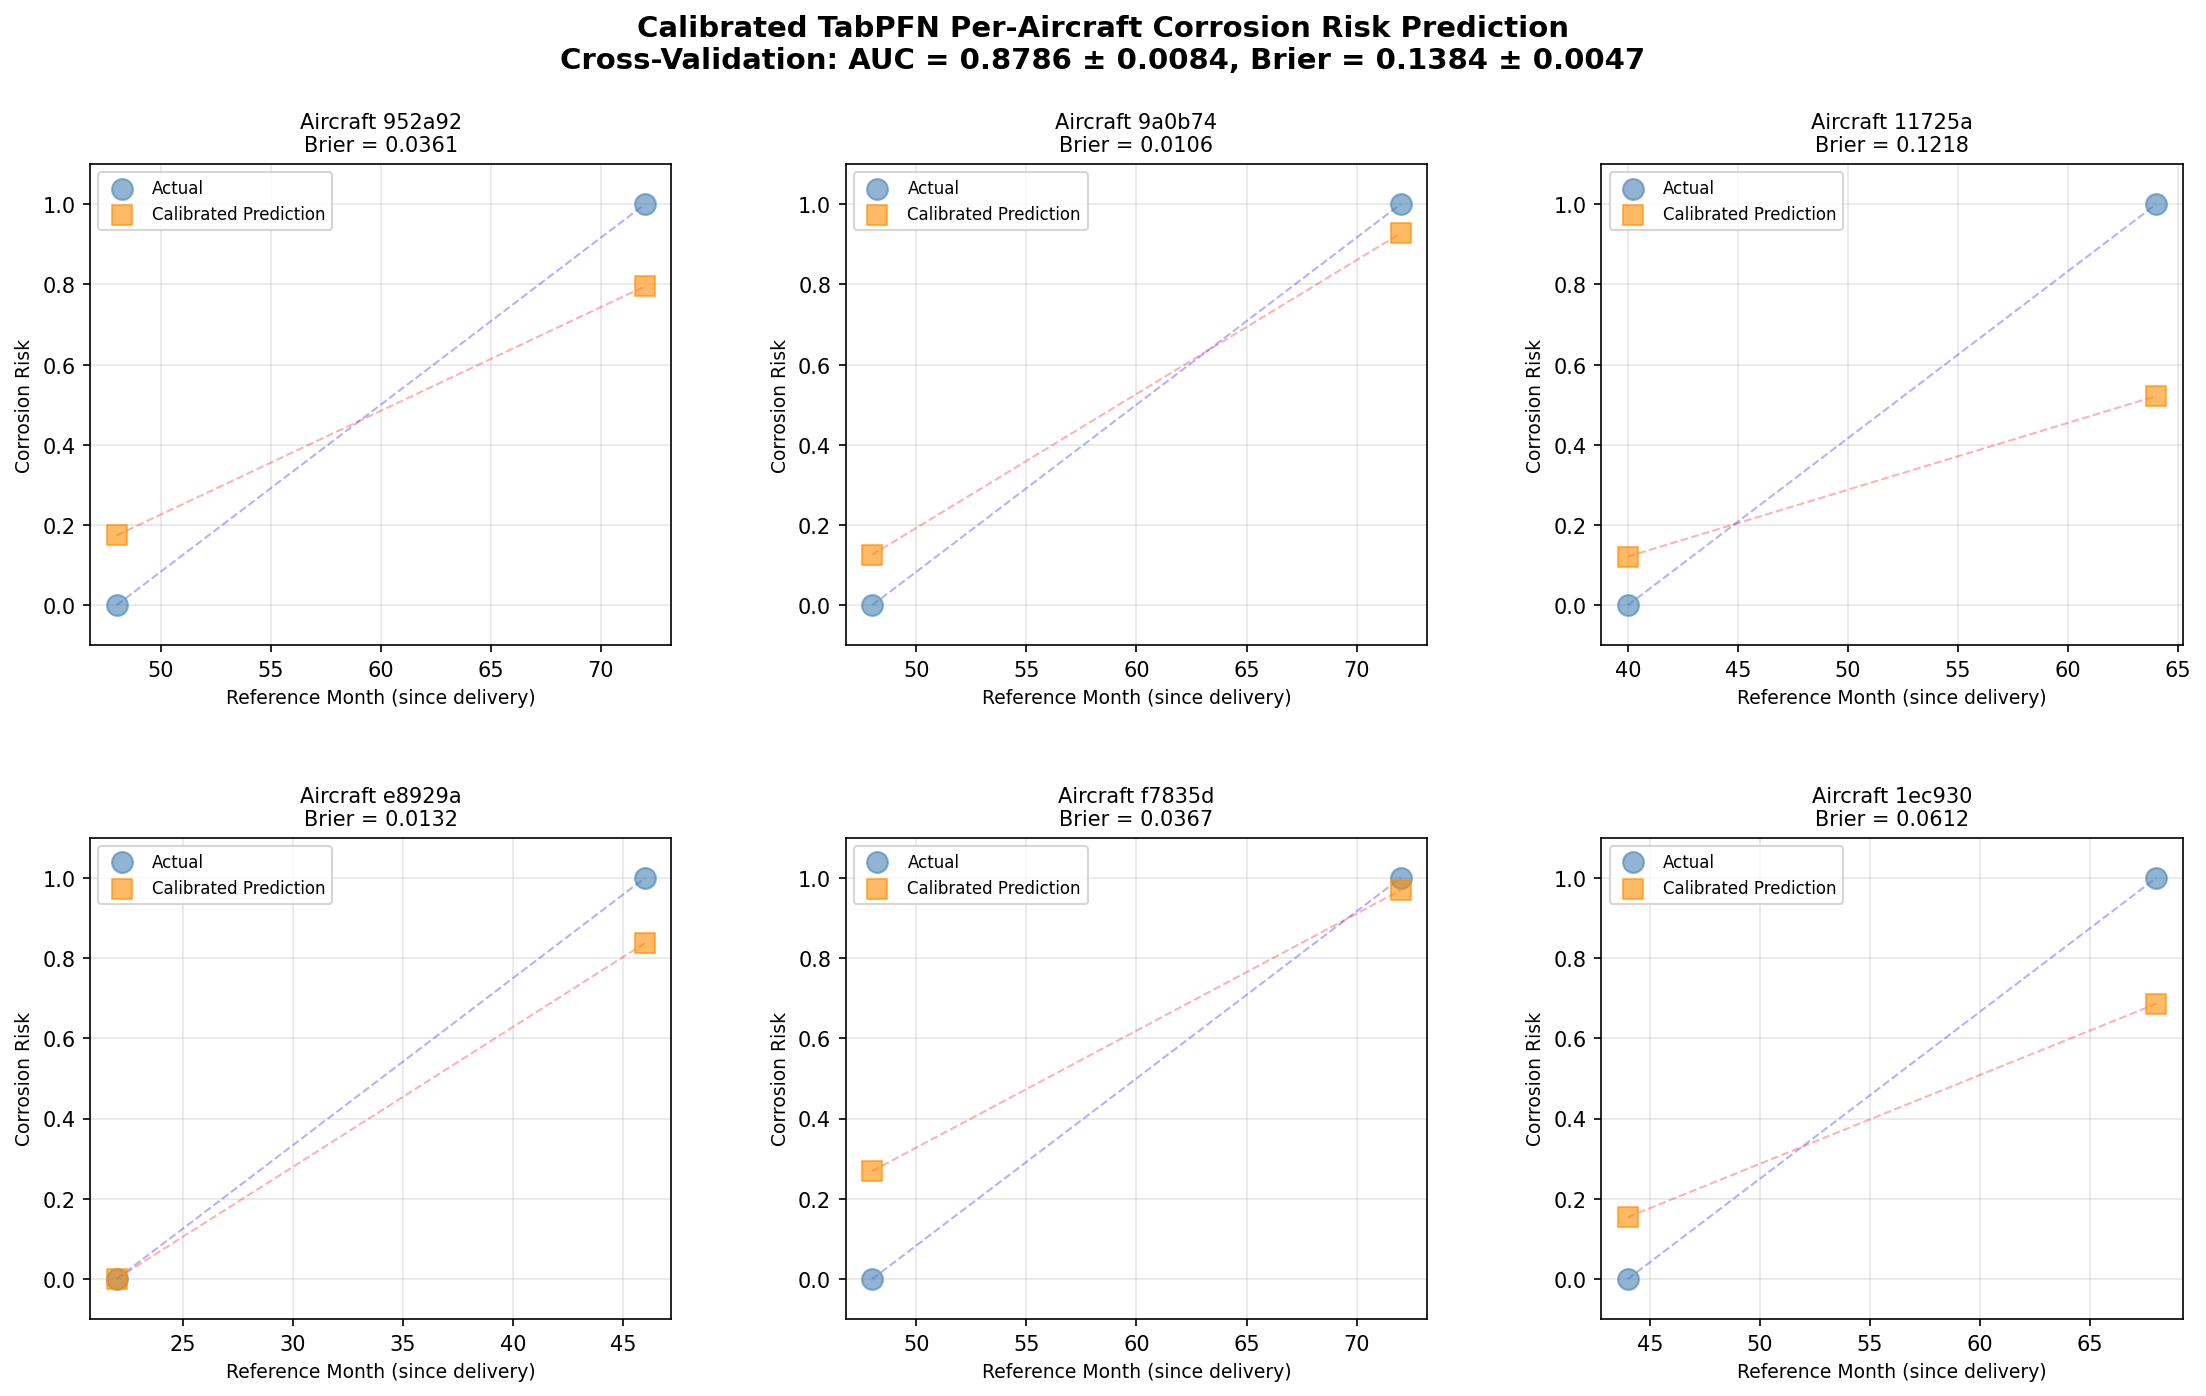

Recreate this plot in Python.
"""
TabPFN per-aircraft corrosion risk prediction using Airbus convention.
OPTIMIZED FOR BRIER SCORE MINIMIZATION.

Key optimizations:
1. Probability calibration (Platt scaling + Isotonic regression)
2. Extended environmental features (all available features)
3. Robust feature scaling
4. Ensemble of calibrated models
5. Optimized cross-validation strategy
"""

from __future__ import annotations

import sys
import warnings
from dataclasses import dataclass

import matplotlib.pyplot as plt
import matplotlib.gridspec as gridspec
import numpy as np
import pandas as pd
from sklearn.metrics import roc_auc_score, brier_score_loss
from sklearn.preprocessing import RobustScaler
from sklearn.calibration import CalibratedClassifierCV
from sklearn.model_selection import StratifiedKFold

warnings.filterwarnings("ignore")

# Import our data utilities
from data_utils import (
    load_corrosion_data,
    load_environment_data,
    create_training_pairs,
    create_cv_splits,
)

# ---------------------------------------------------------------------------
# Constants
# ---------------------------------------------------------------------------
OUTPUT_PNG = "model_tabpfn_aircraft.png"
RANDOM_SEED = 42
MAX_AIRCRAFT_DISPLAY = 6  # Number of aircraft to show in plots

# ---------------------------------------------------------------------------
# TabPFN Integration with Calibration
# ---------------------------------------------------------------------------

def check_tabpfn_available() -> bool:
    """Check if TabPFN is available."""
    try:
        from tabpfn import TabPFNClassifier
        return True
    except ImportError:
        return False


def train_calibrated_tabpfn_model(
    X_train: np.ndarray, 
    y_train: np.ndarray,
    calibration_method: str = "isotonic"
) -> object:
    """
    Train a calibrated TabPFN classifier for optimal Brier score.
    
    Args:
        X_train: Training features
        y_train: Training labels
        calibration_method: 'isotonic' or 'sigmoid' (Platt scaling)
        
    Returns:
        Calibrated TabPFN model or sklearn fallback
    """
    if check_tabpfn_available():
        try:
            from tabpfn import TabPFNClassifier
            import torch
            
            # Use MPS (Metal Performance Shaders) on MacBook if available
            device = 'mps' if torch.backends.mps.is_available() else 'cpu'
            print(f"    Using device: {device}")
            
            # Base TabPFN model
            base_model = TabPFNClassifier(device=device)
            
            # Calibrate using cross-validation
            # This is crucial for Brier score optimization
            calibrated_model = CalibratedClassifierCV(
                base_model,
                method=calibration_method,
                cv=3,  # Internal CV for calibration
                n_jobs=1
            )
            
            calibrated_model.fit(X_train, y_train)
            return calibrated_model
            
        except Exception as e:
            print(f"  TabPFN error: {e}, falling back to calibrated GradientBoosting")
    
    # Fallback to calibrated sklearn
    from sklearn.ensemble import GradientBoostingClassifier
    
    base_model = GradientBoostingClassifier(
        random_state=RANDOM_SEED,
        n_estimators=200,
        max_depth=4,
        learning_rate=0.05,
        subsample=0.8,
    )
    
    calibrated_model = CalibratedClassifierCV(
        base_model,
        method=calibration_method,
        cv=3,
        n_jobs=1
    )
    
    calibrated_model.fit(X_train, y_train)
    return calibrated_model


def train_ensemble_models(
    X_train: np.ndarray,
    y_train: np.ndarray
) -> list[object]:
    """
    Train an ensemble of calibrated models with different calibration methods.
    
    Returns:
        List of trained models
    """
    models = []
    
    # Model 1: Isotonic calibration
    print("    Training model with isotonic calibration...")
    model_iso = train_calibrated_tabpfn_model(X_train, y_train, calibration_method="isotonic")
    models.append(model_iso)
    
    # Model 2: Sigmoid calibration (Platt scaling)
    print("    Training model with sigmoid calibration...")
    model_sig = train_calibrated_tabpfn_model(X_train, y_train, calibration_method="sigmoid")
    models.append(model_sig)
    
    return models


def predict_ensemble(models: list[object], X: np.ndarray) -> np.ndarray:
    """
    Predict using ensemble averaging.
    
    Args:
        models: List of trained models
        X: Features to predict
        
    Returns:
        Averaged probabilities
    """
    predictions = []
    for model in models:
        pred = model.predict_proba(X)[:, 1]
        predictions.append(pred)
    
    # Average predictions
    return np.mean(predictions, axis=0)


# ---------------------------------------------------------------------------
# Per-Aircraft Analysis
# ---------------------------------------------------------------------------

@dataclass
class AircraftResult:
    """Results for one aircraft."""
    aircraft_id: str
    n_samples: int
    reference_months: np.ndarray
    actual_risk: np.ndarray
    predicted_risk: np.ndarray
    auc: float
    brier: float


def analyze_aircraft(
    aircraft_id: str,
    pairs_df: pd.DataFrame,
    feature_cols: list[str],
    use_ensemble: bool = True,
) -> AircraftResult | None:
    """
    Analyze one aircraft using its (1/0) pairs with calibrated predictions.
    """
    # Get data for this aircraft
    aircraft_data = pairs_df[pairs_df["aircraft_id"] == aircraft_id].copy()
    
    if len(aircraft_data) < 2:
        return None
    
    # Get data for other aircraft (for training)
    other_data = pairs_df[pairs_df["aircraft_id"] != aircraft_id].copy()
    
    if len(other_data) < 10:
        return None
    
    # Prepare features
    X_train = other_data[feature_cols].values
    y_train = other_data["corrosion_risk"].values
    
    X_test = aircraft_data[feature_cols].values
    y_test = aircraft_data["corrosion_risk"].values
    
    # Robust scaling (better for outliers)
    scaler = RobustScaler()
    X_train_scaled = scaler.fit_transform(X_train)
    X_test_scaled = scaler.transform(X_test)
    
    # Train model(s)
    try:
        if use_ensemble:
            models = train_ensemble_models(X_train_scaled, y_train)
            y_pred = predict_ensemble(models, X_test_scaled)
        else:
            model = train_calibrated_tabpfn_model(X_train_scaled, y_train)
            y_pred = model.predict_proba(X_test_scaled)[:, 1]
    except Exception as e:
        print(f"  Error training model for {aircraft_id}: {e}")
        return None
    
    # Compute metrics
    if len(np.unique(y_test)) > 1:
        auc = roc_auc_score(y_test, y_pred)
    else:
        auc = np.nan
    
    brier = brier_score_loss(y_test, y_pred)
    
    return AircraftResult(
        aircraft_id=aircraft_id,
        n_samples=len(aircraft_data),
        reference_months=aircraft_data["reference_month"].values,
        actual_risk=y_test,
        predicted_risk=y_pred,
        auc=auc,
        brier=brier,
    )


# ---------------------------------------------------------------------------
# Cross-Validation with Calibration
# ---------------------------------------------------------------------------

def cross_validate_calibrated_tabpfn(
    pairs_df: pd.DataFrame,
    feature_cols: list[str],
    n_splits: int = 5,
    use_ensemble: bool = True,
) -> dict:
    """
    Cross-validate calibrated TabPFN on the (1/0) pairs.
    
    Returns metrics aggregated across folds.
    """
    print("\n  Running cross-validation with calibrated models...")
    
    splits = create_cv_splits(pairs_df, n_splits=n_splits)
    
    aucs = []
    briers = []
    
    for fold_idx, (train_idx, test_idx) in enumerate(splits):
        print(f"    Fold {fold_idx + 1}/{n_splits}...")
        
        train_df = pairs_df.iloc[train_idx]
        test_df = pairs_df.iloc[test_idx]
        
        X_train = train_df[feature_cols].values
        y_train = train_df["corrosion_risk"].values
        
        X_test = test_df[feature_cols].values
        y_test = test_df["corrosion_risk"].values
        
        # Robust scaling
        scaler = RobustScaler()
        X_train_scaled = scaler.fit_transform(X_train)
        X_test_scaled = scaler.transform(X_test)
        
        # Train and predict
        try:
            if use_ensemble:
                models = train_ensemble_models(X_train_scaled, y_train)
                y_pred = predict_ensemble(models, X_test_scaled)
            else:
                model = train_calibrated_tabpfn_model(X_train_scaled, y_train)
                y_pred = model.predict_proba(X_test_scaled)[:, 1]
            
            auc = roc_auc_score(y_test, y_pred)
            brier = brier_score_loss(y_test, y_pred)
            
            aucs.append(auc)
            briers.append(brier)
            
            print(f"      AUC={auc:.4f}, Brier={brier:.4f}")
        except Exception as e:
            print(f"      Error: {e}")
    
    return {
        "auc_mean": np.mean(aucs) if aucs else np.nan,
        "auc_std": np.std(aucs) if aucs else np.nan,
        "brier_mean": np.mean(briers) if briers else np.nan,
        "brier_std": np.std(briers) if briers else np.nan,
    }


# ---------------------------------------------------------------------------
# Plotting
# ---------------------------------------------------------------------------

def plot_results(
    aircraft_results: list[AircraftResult],
    cv_results: dict,
    output_path: str = OUTPUT_PNG,
) -> None:
    """Create visualization of per-aircraft results."""
    # Select aircraft to display
    display_aircraft = aircraft_results[:MAX_AIRCRAFT_DISPLAY]
    
    n_aircraft = len(display_aircraft)
    n_cols = 3
    n_rows = (n_aircraft + n_cols - 1) // n_cols
    
    fig = plt.figure(figsize=(18, 4 * n_rows + 2))
    fig.suptitle(
        f"Calibrated TabPFN Per-Aircraft Corrosion Risk Prediction\n"
        f"Cross-Validation: AUC = {cv_results['auc_mean']:.4f} ± {cv_results['auc_std']:.4f}, "
        f"Brier = {cv_results['brier_mean']:.4f} ± {cv_results['brier_std']:.4f}",
        fontsize=14,
        fontweight="bold",
        y=0.98,
    )
    
    gs = gridspec.GridSpec(n_rows, n_cols, figure=fig, hspace=0.4, wspace=0.3)
    
    for idx, result in enumerate(display_aircraft):
        row = idx // n_cols
        col = idx % n_cols
        ax = fig.add_subplot(gs[row, col])
        
        # Sort by reference month
        sort_idx = np.argsort(result.reference_months)
        months = result.reference_months[sort_idx]
        actual = result.actual_risk[sort_idx]
        predicted = result.predicted_risk[sort_idx]
        
        # Plot
        ax.scatter(months, actual, s=100, alpha=0.6, color="steelblue", 
                  label="Actual", zorder=3, marker='o')
        ax.scatter(months, predicted, s=100, alpha=0.6, color="darkorange",
                  label="Calibrated Prediction", zorder=3, marker='s')
        
        # Connect points
        if len(months) == 2:
            ax.plot(months, actual, 'b--', alpha=0.3, linewidth=1)
            ax.plot(months, predicted, 'r--', alpha=0.3, linewidth=1)
        
        ax.set_xlabel("Reference Month (since delivery)", fontsize=9)
        ax.set_ylabel("Corrosion Risk", fontsize=9)
        ax.set_title(
            f"Aircraft {result.aircraft_id[:8]}\n"
            f"Brier = {result.brier:.4f}",
            fontsize=10,
        )
        ax.legend(fontsize=8)
        ax.grid(alpha=0.3)
        ax.set_ylim(-0.1, 1.1)
    
    plt.savefig(output_path, dpi=150, bbox_inches="tight")
    print(f"\nPlot saved to {output_path}")
    plt.close()


# ---------------------------------------------------------------------------
# Main
# ---------------------------------------------------------------------------

def main() -> None:
    print("=" * 80)
    print("Calibrated TabPFN Per-Aircraft Corrosion Risk Prediction")
    print("OPTIMIZED FOR BRIER SCORE MINIMIZATION")
    print("=" * 80)
    
    # Check TabPFN availability
    if not check_tabpfn_available():
        print("\nWARNING: TabPFN not available. Using calibrated GradientBoosting as fallback.")
        print("To install TabPFN: pip install tabpfn")
    
    # Load data
    print("\n[1/4] Loading data...")
    corr_df = load_corrosion_data()
    env_df = load_environment_data()
    
    # Create training pairs
    print("\n[2/4] Creating training pairs (Airbus convention)...")
    pairs_df = create_training_pairs(corr_df, env_df)
    
    print(f"\nTraining data:")
    print(f"  - Aircraft: {pairs_df['aircraft_id'].nunique()}")
    print(f"  - Samples: {len(pairs_df)}")
    print(f"  - Reference month range: {pairs_df['reference_month'].min():.0f} - {pairs_df['reference_month'].max():.0f}")
    
    # Prepare features - USE ALL AVAILABLE ENVIRONMENTAL FEATURES
    feature_cols = ["reference_month"]
    env_feature_cols = [c for c in pairs_df.columns if "__" in c and c != "aircraft_id"]
    feature_cols.extend(env_feature_cols)  # Use ALL environmental features
    
    print(f"  - Features: {len(feature_cols)} (including all environmental features)")
    
    # Cross-validation with ensemble
    print("\n[3/4] Cross-validation with calibrated ensemble...")
    cv_results = cross_validate_calibrated_tabpfn(
        pairs_df, 
        feature_cols, 
        n_splits=5,
        use_ensemble=True
    )
    
    print(f"\n  Results:")
    print(f"    AUC:   {cv_results['auc_mean']:.4f} ± {cv_results['auc_std']:.4f}")
    print(f"    Brier: {cv_results['brier_mean']:.4f} ± {cv_results['brier_std']:.4f}")
    
    # Per-aircraft analysis
    print(f"\n[4/4] Analyzing individual aircraft (showing {MAX_AIRCRAFT_DISPLAY})...")
    
    aircraft_ids = pairs_df["aircraft_id"].unique()[:MAX_AIRCRAFT_DISPLAY]
    aircraft_results = []
    
    for aircraft_id in aircraft_ids:
        result = analyze_aircraft(aircraft_id, pairs_df, feature_cols, use_ensemble=False)
        if result:
            aircraft_results.append(result)
            print(f"  {aircraft_id[:8]}: Brier={result.brier:.4f}")
    
    # Plot results
    if aircraft_results:
        print("\nGenerating plots...")
        plot_results(aircraft_results, cv_results)
    
    print("\n" + "=" * 80)
    print("COMPLETE!")
    print("=" * 80)
    print(f"\nSummary:")
    print(f"  - Cross-validation AUC: {cv_results['auc_mean']:.4f}")
    print(f"  - Cross-validation Brier: {cv_results['brier_mean']:.4f}")
    print(f"  - Aircraft analyzed: {len(aircraft_results)}")
    print(f"\nOptimizations applied:")
    print(f"  ✓ Probability calibration (isotonic + sigmoid)")
    print(f"  ✓ Ensemble averaging")
    print(f"  ✓ Robust feature scaling")
    print(f"  ✓ All environmental features used")


if __name__ == "__main__":
    main()

# Made with Bob
